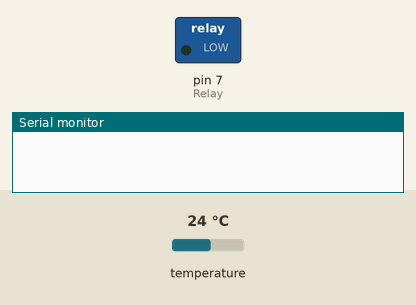
A sketch run on a simulated Arduino Uno, built with avr-gcc and run on an emulated ATmega328P. Parts: switched loads named in the sketch (green lamp = pin HIGH), the last lines printed to the serial monitor. The inputs (shaded band) are chosen by the test bench; at power-on: temperature 24 °C.

Above: at 0.0 s.
At 1.3 s:
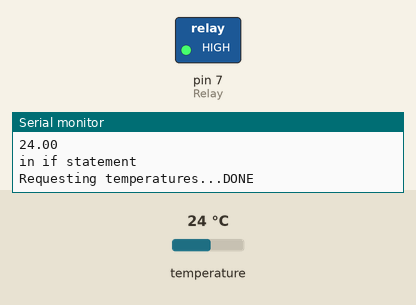
1.4 s: temperature set to 41 °C
4.4 s: temperature set to 7 °C
Timing chart, 0 to 7.4 s (numbered marks = the images above; inputs shaded):
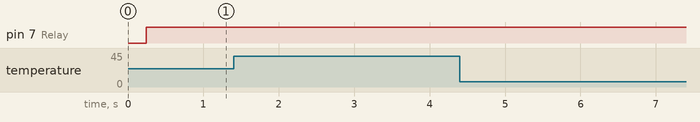

The sketch:

pump_with_tempreture_sensor.ino
```cpp
// Include the libraries we need
#include <OneWire.h>
#include <DallasTemperature.h>


#define ONE_WIRE_BUS 2
int Relay = 7;
float myTemp;

OneWire oneWire(ONE_WIRE_BUS);
DallasTemperature sensors(&oneWire);
DeviceAddress insideThermometer;

void setup(void)
{
  // start serial port
  Serial.begin(9600);
  Serial.println("Dallas Temperature IC Control Library Demo");

  // locate devices on the bus
  Serial.print("Locating devices...");
  sensors.begin();
  Serial.print("Found ");
  Serial.print(sensors.getDeviceCount(), DEC);
  Serial.println(" devices.");

  // report parasite power requirements
  Serial.print("Parasite power is: ");
  if (sensors.isParasitePowerMode()) Serial.println("ON");
  else Serial.println("OFF");

  // Assign address manually. The addresses below will beed to be changed
  // to valid device addresses on your bus. Device address can be retrieved
  // by using either oneWire.search(deviceAddress) or individually via
  // sensors.getAddress(deviceAddress, index)
  // Note that you will need to use your specific address here
  //insideThermometer = { 0x28, 0x1D, 0x39, 0x31, 0x2, 0x0, 0x0, 0xF0 };

  // Method 1:
  // Search for devices on the bus and assign based on an index. Ideally,
  // you would do this to initially discover addresses on the bus and then
  // use those addresses and manually assign them (see above) once you know
  // the devices on your bus (and assuming they don't change).
  if (!sensors.getAddress(insideThermometer, 0)) Serial.println("Unable to find address for Device 0");

  // method 2: search()
  // search() looks for the next device. Returns 1 if a new address has been
  // returned. A zero might mean that the bus is shorted, there are no devices,
  // or you have already retrieved all of them. It might be a good idea to
  // check the CRC to make sure you didn't get garbage. The order is
  // deterministic. You will always get the same devices in the same order
  //
  // Must be called before search()
  //oneWire.reset_search();
  // assigns the first address found to insideThermometer
  //if (!oneWire.search(insideThermometer)) Serial.println("Unable to find address for insideThermometer");

  // show the addresses we found on the bus
  Serial.print("Device 0 Address: ");
  printAddress(insideThermometer);
  Serial.println();

  // set the resolution to 9 bit (Each Dallas/Maxim device is capable of several different resolutions)
  sensors.setResolution(insideThermometer, 9);

  Serial.print("Device 0 Resolution: ");
  Serial.print(sensors.getResolution(insideThermometer), DEC);
  Serial.println();


  pinMode(Relay, OUTPUT);
  digitalWrite(Relay,LOW);

}

void printTemperature(DeviceAddress deviceAddress)
{

  myTemp = sensors.getTempC(deviceAddress);
  if(myTemp == DEVICE_DISCONNECTED_C)
  {
    Serial.println("Error: Could not read temperature data");
    return;
  }
  Serial.print("Temp C: ");
  Serial.print(myTemp);
  Serial.print(" Temp F: ");
  Serial.println(DallasTemperature::toFahrenheit(myTemp)); // Converts tempC to Fahrenheit
}

void loop(void)
{
  Serial.print("Requesting temperatures...");
  sensors.requestTemperatures(); // Send the command to get temperatures
  Serial.println("DONE");

  printTemperature(insideThermometer); // Use a simple function to print out the data
Serial.println(myTemp);

  if(myTemp < 70) {
    Serial.println("in if statement");
        digitalWrite(Relay,HIGH);

  }
  else
        digitalWrite(Relay,LOW);

}

void printAddress(DeviceAddress deviceAddress)
{
  for (uint8_t i = 0; i < 8; i++)
  {
    if (deviceAddress[i] < 16) Serial.print("0");
    Serial.print(deviceAddress[i], HEX);
  }
}
```
